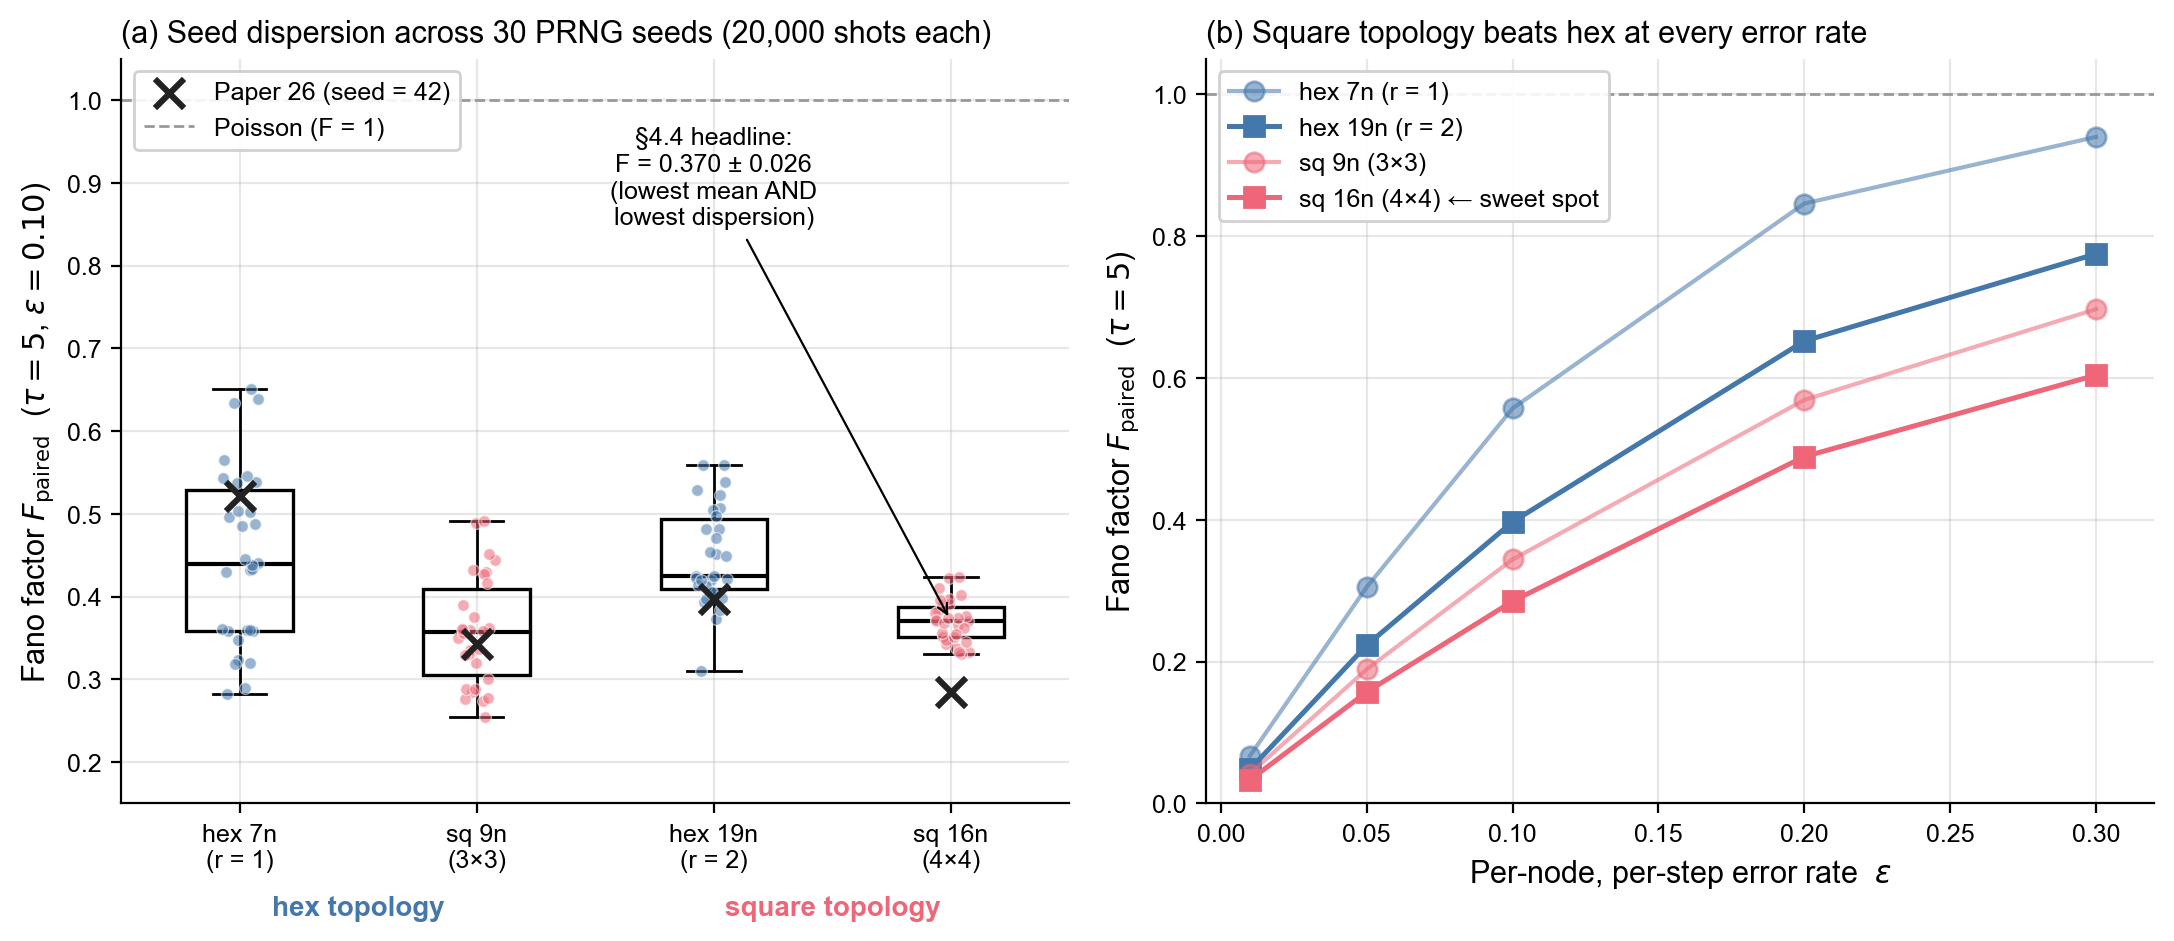

This figure's Python source:
#!/usr/bin/env python3
"""
Figure 4 — Seed dispersion (§4.4) + hex-vs-square topology (§4).

Two-panel figure:
  (a) Box-and-strip plot of F_paired across 30 PRNG seeds for the four
      headline cells (hex-r1-7n, sq-3x3-9n, hex-r2-19n, sq-4x4-16n) at
      tau = 5, eps = 0.10. The 4x4 square shows the lowest mean AND
      lowest dispersion — the "stable optimum" claim of §4.4.
      The Paper 26 single-seed-42 value is marked with a red ✕ to show
      it was a low-tail draw on the 4x4 cell.
  (b) F vs epsilon for hex (7n, 19n) and square (9n, 16n) at tau = 5.
      Square consistently below hex at every epsilon — the "square wins
      deep" claim of §4.

Reads ../data/seed_dispersion_30seeds.csv for panel (a).
Panel (b) data is from Paper 26 Table 3 (committed as constants below).

Output: fig4_seed_dispersion_and_topology.png/.pdf
"""
import os
import numpy as np
import pandas as pd
import matplotlib.pyplot as plt
import matplotlib as mpl

# ── Style ──
mpl.rcParams.update({
    "font.family": "sans-serif",
    "font.sans-serif": ["Arial", "Helvetica", "DejaVu Sans"],
    "font.size": 10,
    "axes.labelsize": 11,
    "axes.titlesize": 11,
    "xtick.labelsize": 9,
    "ytick.labelsize": 9,
    "legend.fontsize": 9,
    "axes.spines.top": False,
    "axes.spines.right": False,
    "axes.grid": True,
    "grid.alpha": 0.3,
})

# ── Colours ──
COLOR_HEX = "#4477AA"     # blue
COLOR_SQ = "#EE6677"      # red
COLOR_PAPER26 = "#222222" # dark grey for the seed=42 mark
COLOR_POISSON = "#999999" # F=1 reference line

# ── Load seed-dispersion data ──
HERE = os.path.dirname(os.path.abspath(__file__))
CSV = os.path.join(HERE, "..", "data", "seed_dispersion_30seeds.csv")
df = pd.read_csv(CSV)
print(f"Loaded {len(df)} rows from {os.path.normpath(CSV)}")

# Order cells: hex-7n, sq-9n, hex-19n, sq-16n (small to large within hex/sq)
CELL_ORDER = ["hex-r1-7n", "sq-3x3-9n", "hex-r2-19n", "sq-4x4-16n"]
CELL_LABELS = {
    "hex-r1-7n":  "hex 7n\n(r = 1)",
    "sq-3x3-9n":  "sq 9n\n(3×3)",
    "hex-r2-19n": "hex 19n\n(r = 2)",
    "sq-4x4-16n": "sq 16n\n(4×4)",
}
CELL_COLORS = {
    "hex-r1-7n": COLOR_HEX, "sq-3x3-9n": COLOR_SQ,
    "hex-r2-19n": COLOR_HEX, "sq-4x4-16n": COLOR_SQ,
}

# Single-seed-42 reference values from Paper 26 (the original published numbers)
PAPER26_SEED42 = {
    "hex-r1-7n":  0.522,
    "sq-3x3-9n":  0.343,
    "hex-r2-19n": 0.397,
    "sq-4x4-16n": 0.285,
}

# ── Build figure: two side-by-side panels ──
fig, (ax_a, ax_b) = plt.subplots(1, 2, figsize=(11.0, 4.8))

# ─────────────────── Panel (a): seed dispersion ───────────────────
ax = ax_a
positions = np.arange(len(CELL_ORDER))
data = [df[df["cell"] == c]["fano_paired"].values for c in CELL_ORDER]

# Strip plot (jitter individual seeds)
rng = np.random.default_rng(42)
for i, (cell, vals) in enumerate(zip(CELL_ORDER, data)):
    jitter = rng.uniform(-0.08, 0.08, size=len(vals))
    ax.scatter(positions[i] + jitter, vals, s=18, alpha=0.55,
               color=CELL_COLORS[cell], edgecolor="white", linewidth=0.5, zorder=3)

# Box plot overlay
bp = ax.boxplot(data, positions=positions, widths=0.45, patch_artist=True,
                showcaps=True, showfliers=False,
                boxprops=dict(facecolor="none", edgecolor="black", linewidth=1.2),
                medianprops=dict(color="black", linewidth=1.5),
                whiskerprops=dict(color="black", linewidth=1.0),
                capprops=dict(color="black", linewidth=1.0))

# Mark the Paper 26 seed=42 values
for i, cell in enumerate(CELL_ORDER):
    val = PAPER26_SEED42[cell]
    ax.scatter([positions[i]], [val], marker="x", s=110, color=COLOR_PAPER26,
               linewidth=2.2, zorder=10, label="Paper 26 (seed = 42)" if i == 0 else None)

# Annotate the 4x4 sweet spot
mean_4x4 = df[df["cell"] == "sq-4x4-16n"]["fano_paired"].mean()
std_4x4 = df[df["cell"] == "sq-4x4-16n"]["fano_paired"].std(ddof=1)
ax.annotate(f"§4.4 headline:\nF = {mean_4x4:.3f} ± {std_4x4:.3f}\n(lowest mean AND\nlowest dispersion)",
            xy=(3, mean_4x4), xytext=(2.0, 0.85),
            fontsize=9, ha="center",
            arrowprops=dict(arrowstyle="->", color="black", lw=0.8))

# Poisson reference
ax.axhline(1.0, color=COLOR_POISSON, linestyle="--", linewidth=1.0, label="Poisson (F = 1)")

ax.set_xticks(positions)
ax.set_xticklabels([CELL_LABELS[c] for c in CELL_ORDER])
ax.set_ylabel(r"Fano factor $F_{\mathrm{paired}}$  ($\tau = 5$, $\varepsilon = 0.10$)")
ax.set_ylim(0.15, 1.05)
ax.set_title("(a) Seed dispersion across 30 PRNG seeds (20,000 shots each)", loc="left")
ax.legend(loc="upper left", framealpha=0.9)

# Add hex/sq groupings as text below the x-axis
ax.text(0.5, -0.15, "hex topology", transform=ax.get_xaxis_transform(),
        ha="center", color=COLOR_HEX, fontsize=10, fontweight="bold")
ax.text(2.5, -0.15, "square topology", transform=ax.get_xaxis_transform(),
        ha="center", color=COLOR_SQ, fontsize=10, fontweight="bold")
# (This is a cosmetic label that may or may not render perfectly; we leave it.)

# ─────────────────── Panel (b): F vs epsilon, hex vs square ───────────────────
ax = ax_b
# Data from Paper 26 Table 3 (seed=42, single-trial; quoted in v9 §4 prose)
EPS = np.array([0.01, 0.05, 0.10, 0.20, 0.30])
HEX_7N  = np.array([0.067, 0.305, 0.557, 0.846, 0.940])  # 7-node hex
HEX_19N = np.array([0.048, 0.223, 0.397, 0.652, 0.775])  # 19-node hex (r=2)
SQ_9N   = np.array([0.042, 0.189, 0.344, 0.569, 0.697])  # 3x3 square
SQ_16N  = np.array([0.033, 0.157, 0.285, 0.489, 0.604])  # 4x4 square (sweet spot)

ax.plot(EPS, HEX_7N,  "o-", color=COLOR_HEX, label="hex 7n (r = 1)",
        linewidth=1.5, markersize=7, alpha=0.55)
ax.plot(EPS, HEX_19N, "s-", color=COLOR_HEX, label="hex 19n (r = 2)",
        linewidth=1.8, markersize=7)
ax.plot(EPS, SQ_9N,   "o-", color=COLOR_SQ, label="sq 9n (3×3)",
        linewidth=1.5, markersize=7, alpha=0.55)
ax.plot(EPS, SQ_16N,  "s-", color=COLOR_SQ, label="sq 16n (4×4) ← sweet spot",
        linewidth=1.8, markersize=7)

ax.axhline(1.0, color=COLOR_POISSON, linestyle="--", linewidth=1.0)

ax.set_xlabel(r"Per-node, per-step error rate  $\varepsilon$")
ax.set_ylabel(r"Fano factor $F_{\mathrm{paired}}$  ($\tau = 5$)")
ax.set_xlim(-0.005, 0.32)
ax.set_ylim(0, 1.05)
ax.set_title("(b) Square topology beats hex at every error rate", loc="left")
ax.legend(loc="upper left", framealpha=0.9)

plt.tight_layout()
out_png = os.path.join(HERE, "fig4_seed_dispersion_and_topology.png")
out_pdf = os.path.join(HERE, "fig4_seed_dispersion_and_topology.pdf")
plt.savefig(out_png, dpi=200, bbox_inches="tight")
plt.savefig(out_pdf, bbox_inches="tight")
print(f"Wrote {out_png}")
print(f"Wrote {out_pdf}")
